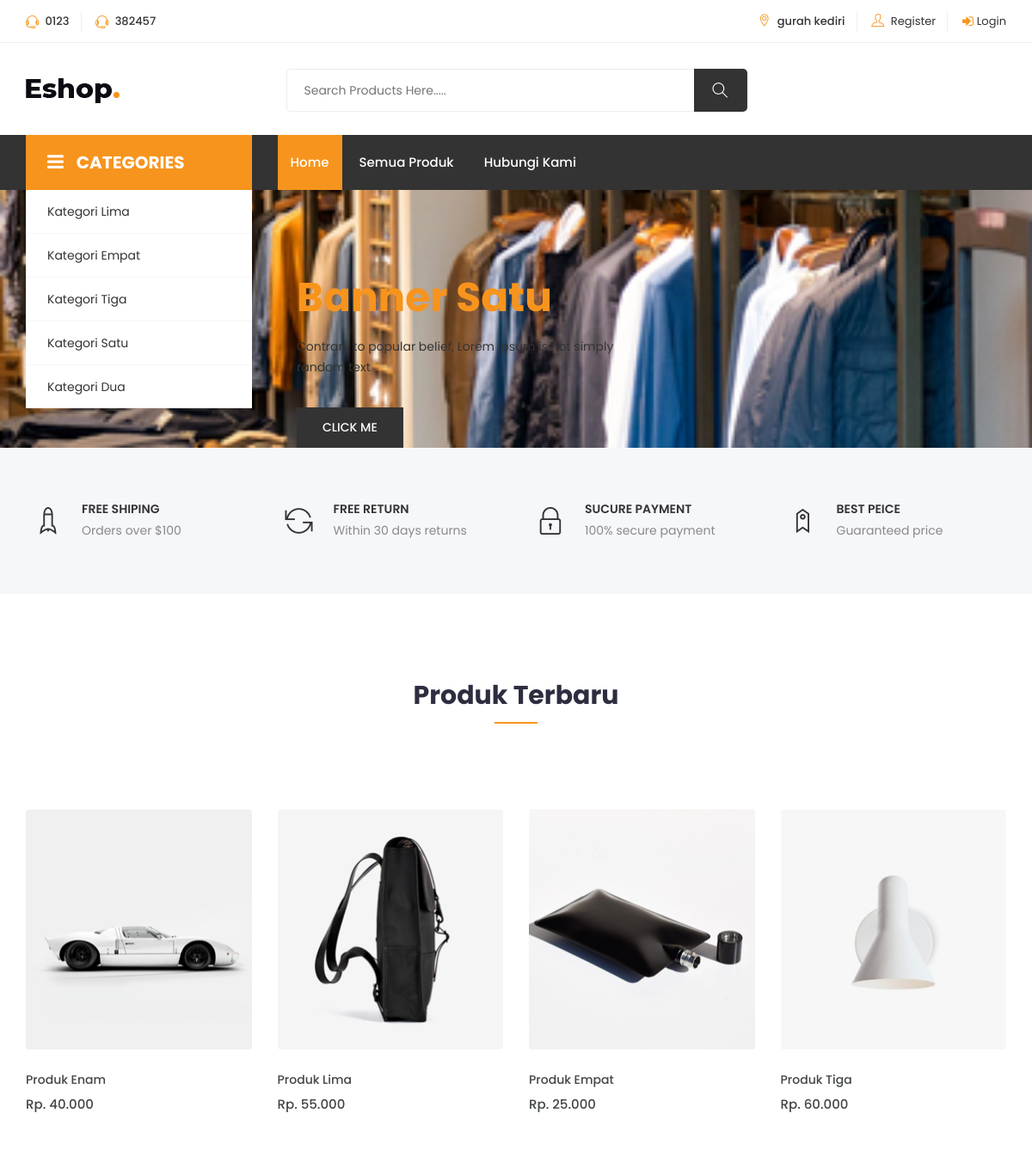
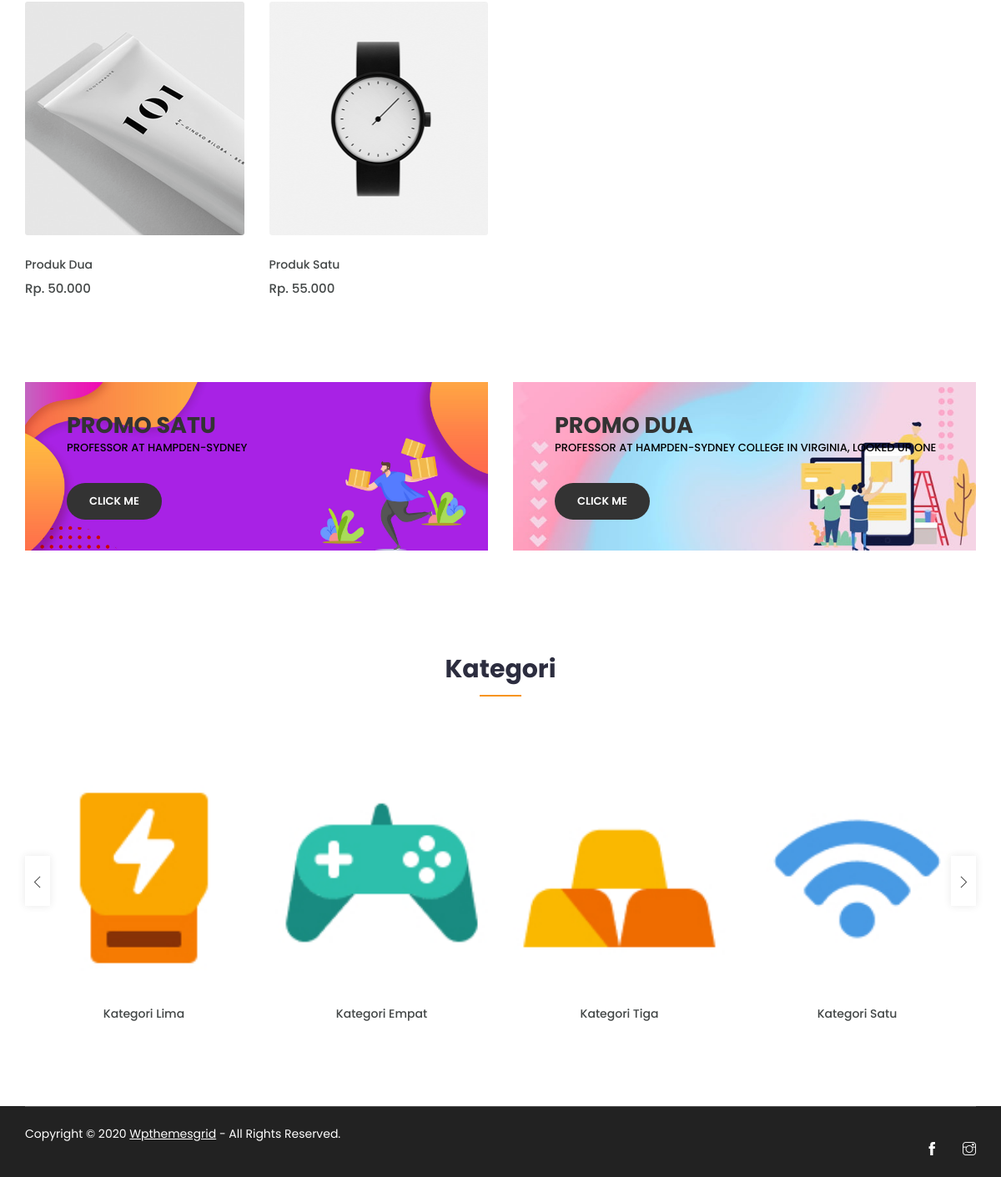
The page / on the database its author committed (2 pictures, top to bottom).
### tables this page shows
CREATE TABLE `setting` (
  `id` int(11) NOT NULL,
  `telp_satu` varchar(150) DEFAULT NULL,
  `telp_dua` varchar(150) DEFAULT NULL,
  `email` varchar(150) DEFAULT NULL,
  `alamat` varchar(150) DEFAULT NULL,
  `link_fb` varchar(150) DEFAULT NULL,
  `link_ig` varchar(150) DEFAULT NULL,
  `rekening` varchar(100) DEFAULT NULL,
  `deskripsi` text DEFAULT NULL,
  `cara_bayar` text DEFAULT NULL
);

CREATE TABLE `kategori` (
  `id` int(11) NOT NULL,
  `nama` varchar(100) DEFAULT NULL,
  `slug` varchar(120) DEFAULT NULL,
  `gambar` text DEFAULT NULL
);

CREATE TABLE `slider` (
  `id` int(11) NOT NULL,
  `gambar` text DEFAULT NULL,
  `judul` varchar(150) DEFAULT NULL,
  `deskripsi` text DEFAULT NULL,
  `link` text DEFAULT NULL,
  `status` varchar(20) DEFAULT NULL
);

CREATE TABLE `produk` (
  `id` int(11) NOT NULL,
  `nama` varchar(100) DEFAULT NULL,
  `harga` int(11) DEFAULT 0,
  `deskripsi` text DEFAULT NULL,
  `gambar` text DEFAULT NULL,
  `id_kategori` int(11) DEFAULT NULL
);

### index.php (the view, shortened to what this page needs)
<!DOCTYPE html>
<html lang="zxx">
<?php include 'php/koneksi.php';?>
<?php include 'base_h.php';?>
<body class="js">
    <?php include 'base_n.php';?>
    <section class="hero-slider">
        <?php $banner = mysqli_query($koneksi,"select * from slider where status='Banner' order by id desc limit 0,1");
        while($dban=mysqli_fetch_assoc($banner)) { ?>
        <div class="single-slider" style="background-image: url('assets/gambar/<?php echo $dban['gambar'];?>');">
            <div class="container">
                <div class="row no-gutters">
                    <div class="col-lg-9 offset-lg-3 col-12">
                        <div class="text-inner">
                            <div class="row">
                                <div class="col-lg-7 col-12">
                                    <div class="hero-text">
                                        <h1><?php echo $dban['judul'];?></h1>
                                        <p><?php echo $dban['deskripsi'];?></p>
                                        <?php if($dban['link']!=''){?>
                                        <div class="button">
                                            <a href="<?php echo $dban['link'];?>" class="btn">Click Me</a>
                                        </div>
                                        <?php } ?>
                                    </div>
                                </div>
                            </div>
                        </div>
                    </div>
                </div>
            </div>
        </div>
        <?php } ?>
    </section>
    <section class="shop-services section home">
        <div class="container">
            <div class="row">
                <div class="col-lg-3 col-md-6 col-12">
                    <div class="single-service">
                        <i class="ti-rocket"></i>
                        <h4>Free shiping</h4>
                        <p>Orders over $100</p>
                    </div>
                </div>
                <div class="col-lg-3 col-md-6 col-12">
                    <div class="single-service">
                        <i class="ti-reload"></i>
                        <h4>Free Return</h4>
                        <p>Within 30 days returns</p>
                    </div>
                </div>
                <div class="col-lg-3 col-md-6 col-12">
                    <div class="single-service">
                        <i class="ti-lock"></i>
                        <h4>Sucure Payment</h4>
                        <p>100% secure payment</p>
                    </div>
                </div>
                <div class="col-lg-3 col-md-6 col-12">
                    <div class="single-service">
                        <i class="ti-tag"></i>
                        <h4>Best Peice</h4>
                        <p>Guaranteed price</p>
                    </div>
                </div>
            </div>
        </div>
    </section>
    <div class="product-area section">
        <div class="container">
            <div class="row">
                <div class="col-12">
                    <div class="section-title">
                        <h2>Produk Terbaru</h2>
                    </div>
                </div>
            </div>
            <div class="row">
                <div class="col-12">
                    <div class="product-info">
                        <div class="tab-content" id="myTabContent">
                            <div class="tab-pane fade show active" id="man" role="tabpanel">
                                <div class="tab-single">
                                    <div class="row">
                                        <?php $produk = mysqli_query($koneksi,"select * from produk order by id desc limit 0,8");
                                        while($dpro=mysqli_fetch_assoc($produk)) { ?>
                                        <div class="col-xl-3 col-lg-4 col-md-4 col-12">
                                            <div class="single-product">
                                                <div class="product-img">
                                                    <a href="produk.php?id=<?php echo $dpro['id']?>">
                                                        <img class="default-img"
                                                            src="assets/gambar/produk/<?php echo $dpro['gambar']?>"
                                                            alt="#">
                                                    </a>
                                                </div>
                                                <div class="product-content">
                                                    <h3><a href="produk.php?id=<?php echo $dpro['id']?>"><?php echo $dpro['nama']?></a></h3>
                                                    <div class="product-price">
                                                        <span><?php echo "Rp. ".number_format($dpro['harga'],0,',','.'); ?></span>
                                                    </div>
                                                </div>
                                            </div>
                                        </div>
                                        <?php } ?>
                                    </div>
                                </div>
                            </div>
                        </div>
                    </div>
                </div>
            </div>
        </div>
    </div>
    <section class="midium-banner">
        <div class="container">
            <div class="row">
                <?php $promo = mysqli_query($koneksi,"select * from slider where status='Promo' order by id desc");
                while($dpromo=mysqli_fetch_assoc($promo)) { ?>
                <div class="col-lg-6 col-md-6 col-12 mb-4">
                    <div class="single-banner">
                        <img src="assets/gambar/<?php echo $dpromo['gambar'];?>" alt="#">
                        <div class="content">
                            <h3><?php echo $dpromo['judul'];?></h3>
                            <p style="color:black;"><?php echo $dpromo['deskripsi']?></p>
                            <?php if($dpromo['link']!=''){?>
                            <a href="<?php echo $dpromo['link'];?>">Click Me</a>
                            <?php } ?>
                        </div>
                    </div>
                </div>
                <?php } ?>
            </div>
        </div>
    </section>
    <div class="product-area most-popular section">
        <div class="container">
            <div class="row">
                <div class="col-12">
                    <div class="section-title">
                        <h2>Kategori</h2>
                    </div>
                </div>
            </div>
            <div class="row">
                <div class="col-12">
                    <div class="owl-carousel popular-slider">
                        <?php $kategori = mysqli_query($koneksi,"select * from kategori order by id desc");
                        while($dkat=mysqli_fetch_assoc($kategori)) { ?>
                        <div class="single-product">
                            <div class="product-img">
                                <a href="kategori.php?kategori=<?=$dkat['slug']?>">
                                    <img class="default-img" src="assets/gambar/kategori/<?php echo $dkat['gambar'];?>"
                                        alt="#">
                                </a>
                            </div>
                            <div class="product-content text-center">
                                <h3><a href="kategori.php?kategori=<?=$dkat['slug']?>"><?php echo $dkat['nama']?></a></h3>
                            </div>
                        </div>
                        <?php } ?>
                    </div>
                </div>
            </div>
        </div>
    </div>
    <?php include 'base_f.php';?>
</body>
</html>

### base_h.php (shortened to what this page needs)
<head>
	<link rel="stylesheet" href="assets/user/css/bootstrap.css">
    <link rel="stylesheet" href="assets/user/css/magnific-popup.min.css">
    <link rel="stylesheet" href="assets/user/css/font-awesome.css">
	<link rel="stylesheet" href="assets/user/css/jquery.fancybox.min.css">
    <link rel="stylesheet" href="assets/user/css/themify-icons.css">
    <link rel="stylesheet" href="assets/user/css/niceselect.css">
    <link rel="stylesheet" href="assets/user/css/animate.css">
    <link rel="stylesheet" href="assets/user/css/flex-slider.min.css">
    <link rel="stylesheet" href="assets/user/css/owl-carousel.css">
    <link rel="stylesheet" href="assets/user/css/slicknav.min.css">
	<link rel="stylesheet" href="assets/user/css/reset.css">
	<link rel="stylesheet" href="assets/user/style.css">
    <link rel="stylesheet" href="assets/user/css/responsive.css">
</head>

### base_n.php (shortened to what this page needs)
<?php
include '../php/koneksi.php';
?>
<?php
$datasetting = mysqli_query($koneksi,"select * from setting order by id desc limit 0,1");
while($st=mysqli_fetch_assoc($datasetting)) { ?>
<header class="header shop">
    <div class="topbar">
        <div class="container">
            <div class="row">
                <div class="col-lg-4 col-md-12 col-12">
                    <div class="top-left">
                        <ul class="list-main">
                            <li><i class="ti-headphone-alt"></i> <?php echo $st['telp_satu']?> </li>
                            <li><i class="ti-headphone-alt"></i> <?php echo $st['telp_dua']?></li>
                        </ul>
                    </div>
                </div>
                <div class="col-lg-8 col-md-12 col-12">
                    <div class="right-content">
                        <ul class="list-main">
                            <li><i class="ti-location-pin"></i> <?php echo $st['alamat']?></li>
                            <?php
                                if($_SESSION['username']==''){ ?>
                            <li><a href="register.php"><i class="ti-user"></i> Register</a></li>
                            <li><a href="login.php"><i class="fa fa-sign-in"></i>Login</a></li>
                            <?php }else{ ?>
                            <li><a href="php/aksi_logout_frontend.php"><i class="ti-power-off"></i>Logout</a></li>
                            <?php } ?>
                        </ul>
                    </div>
                </div>
            </div>
        </div>
    </div>
    <div class="middle-inner">
        <div class="container">
            <div class="row">
                <div class="col-lg-2 col-md-2 col-12">
                    <div class="logo">
                        <a href="index.html"><img src="assets/user/images/logo.png" alt="logo"></a>
                    </div>
                </div>
                <div class="col-lg-8 col-md-7 col-12">
                    <div class="search-bar-top">
                        <div class="search-bar">
                            <form action="pencarian.php" method="get">
                                <input required name="search" placeholder="Search Products Here....." type="search">
                                <button type="submit" class="btnn"><i class="ti-search"></i></button>
                            </form>
                        </div>
                    </div>
                </div>
                <div class="col-lg-2 col-md-3 col-12">
                </div>
            </div>
        </div>
    </div>
    <div class="header-inner">
        <div class="container">
            <div class="cat-nav-head">
                <div class="row">
                    <div class="col-lg-3">
                        <div class="all-category">
                            <h3 class="cat-heading"><i class="fa fa-bars" aria-hidden="true"></i>CATEGORIES</h3>
                            <ul class="main-category">
                                <?php $datakategori = mysqli_query($koneksi,"select * from kategori order by id desc");
                                while($dkat=mysqli_fetch_assoc($datakategori)) { ?>
                                <li><a href="kategori.php?kategori=<?=$dkat['slug']?>"><?php echo $dkat['nama']?></a>
                                </li>
                                <?php } ?>
                            </ul>
                        </div>
                    </div>
                    <div class="col-lg-9 col-12">
                        <div class="menu-area">
                            <nav class="navbar navbar-expand-lg">
                                <div class="navbar-collapse">
                                    <div class="nav-inner">
                                        <ul class="nav main-menu menu navbar-nav">
                                            <li class="active"><a href="index.php">Home</a></li>
                                            <li><a href="all-product.php">Semua Produk</a></li>
                                            <li><a href="contact-us.php">Hubungi Kami</a></li>
                                        </ul>
                                    </div>
                                </div>
                            </nav>
                        </div>
                    </div>
                </div>
            </div>
        </div>
    </div>
</header>
<?php } ?>

### base_f.php (shortened to what this page needs)
<footer class="footer">
    <div class="copyright">
        <div class="container">
            <div class="inner">
                <div class="row">
                    <div class="col-lg-9 col-12">
                        <div class="left">
                            <p>Copyright © 2020 <a href="http://www.wpthemesgrid.com" target="_blank">Wpthemesgrid</a> -
                                All Rights Reserved.</p>
                        </div>
                    </div>
                    <div class="col-lg-3 col-md-3 col-12 text-right">
                        <div class="single-footer social">
                            <?php
                            $datasetting = mysqli_query($koneksi,"select * from setting order by id desc limit 0,1");
                            while($st=mysqli_fetch_assoc($datasetting)) { ?>
                            <ul>
                                <li><a href="<?php if($st['link_fb']!=''){echo $st['link_fb'];}else{echo '#';}?>" target="blank()"><i class="ti-facebook"></i></a></li>
                                <li><a href="<?php if($st['link_ig']!=''){echo $st['link_fb'];}else{echo '#';}?>" target="blank()"><i class="ti-instagram"></i></a></li>
                            </ul>
                            <?php } ?>
                        </div>
                    </div>
                </div>
            </div>
        </div>
</footer>

### rows shown on the page
setting: telp_satu "0123", telp_dua "382457", alamat "gurah kediri"
kategori: nama "Kategori Lima", gambar (picture)
kategori: nama "Kategori Empat", gambar (picture)
kategori: nama "Kategori Tiga", gambar (picture)
kategori: nama "Kategori Satu", gambar (picture)
kategori: nama "Kategori Dua"
slider: gambar (picture), judul "Banner Satu", deskripsi "Contrary to popular belief, Lorem Ipsum is not simply random text"
produk: gambar (picture), nama "Produk Enam", harga "40.000"
produk: gambar (picture), nama "Produk Lima", harga "55.000"
produk: gambar (picture), nama "Produk Empat", harga "25.000"
produk: gambar (picture), nama "Produk Tiga", harga "60.000"
produk: gambar (picture), nama "Produk Dua", harga "50.000"
produk: gambar (picture), nama "Produk Satu", harga "55.000"
slider: gambar (picture), judul "PROMO SATU", deskripsi "PROFESSOR AT HAMPDEN-SYDNEY"
slider: gambar (picture), judul "PROMO DUA", deskripsi "PROFESSOR AT HAMPDEN-SYDNEY COLLEGE IN VIRGINIA, LOOKED UP ONE"
